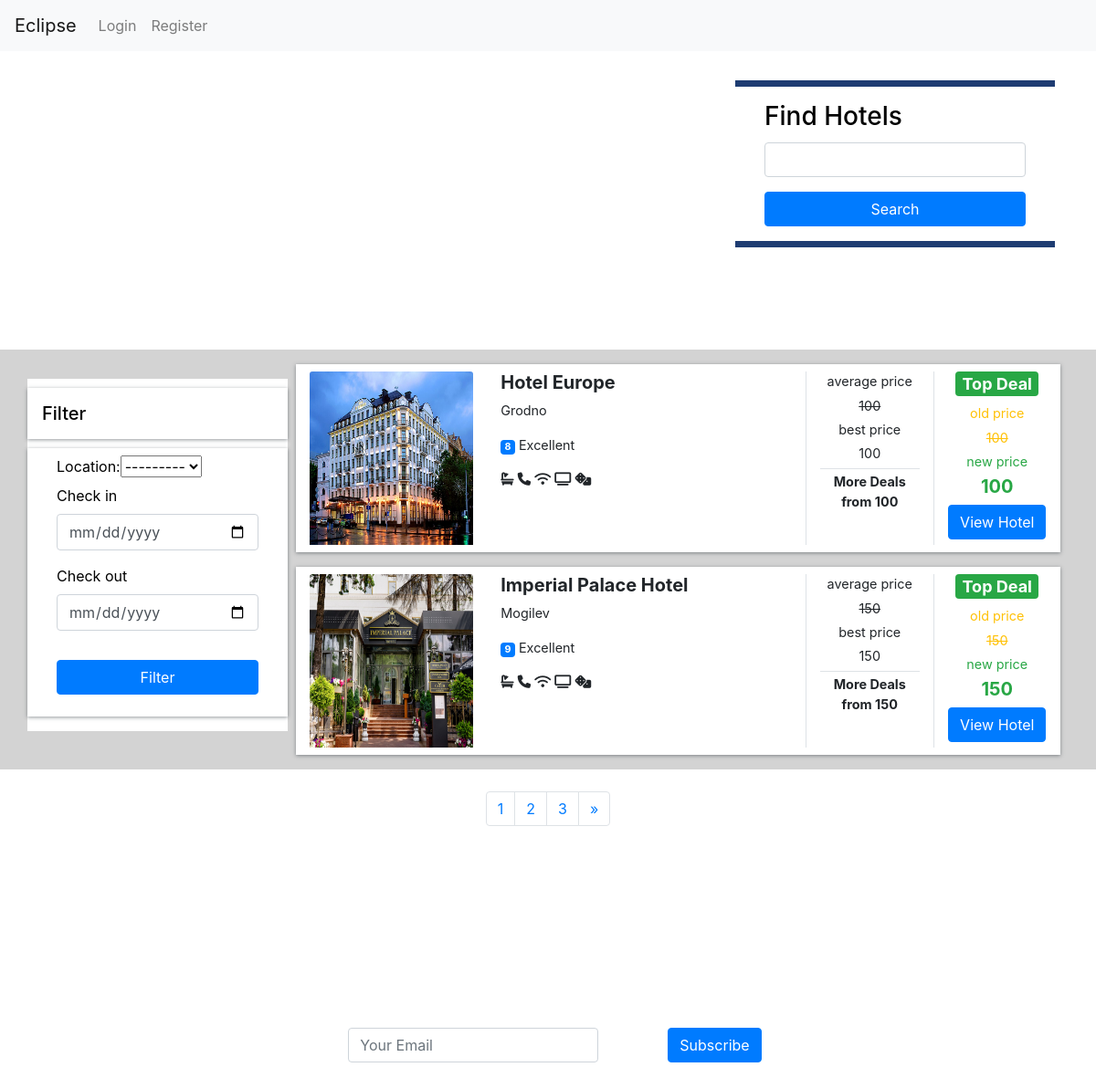
The page / on the database its author committed.
### agency/models.py (models this page shows, shortened)
class Hotel(models.Model):
    Cities = (
        ('Minsk', 'Minsk'),
        ('Brest', 'Brest'),
        ('Vitebsk', 'Vitebsk'),
        ('Mogilev', 'Mogilev'),
        ('Gomel', 'Gomel'),
        ('Grodno', 'Grodno'),
    )
    name = models.CharField(max_length=255)
    description = models.TextField()
    stars = models.IntegerField()
    location = models.CharField(max_length=10, choices=Cities)
    price = models.IntegerField(default=10)
    room_count = models.IntegerField(default=5)
    images = models.ImageField(upload_to="hotels/")

### agency/views.py (the view)
# urls.py: path('', views.hotel_list, name='hotel_list'),
def hotel_list(request):
    hotels = Hotel.objects.all()
    hotel_filter = HotelFilter(request.GET, queryset=hotels)
    pag = Paginator(Hotel.objects.all(), 2)
    page = request.GET.get('page')
    hotel = pag.get_page(page)
    return render(request, 'agency/hotel_list.html', {
        'hotels': hotels,
        'hotel': hotel,
        'hotel_filter': hotel_filter
    })

### agency/templates/agency/hotel_list.html (shortened to what this page needs)
{% extends 'agency/base.html' %}
{% block content %}
		<div class="container hotels-container">
			<div class="row mt-2 justify-content-between">
				<div class="col-md-8 text-white align-self-center mb-8 p-8">
					<h1>Eclipse </h1>
				</div>
				<div class="col-md-4">
					<div class=" form-card">
						<h3>Find Hotels</h3>
						<form method=POST action="{% url 'search_hotels' %}">
							<div class="row form-group">
								<div class="col-md-12">
									<input type="search" name="search" id="destination" class="form-control">
								</div>
							</div>
								<div class="row form-group">
									<div class="col-md-12">
										<input type="submit" class="btn btn-primary btn-block" value="Search">
									</div>
								</div>
						</form>
					</div>
				</div>
			</div>
		</div>
	<section class="search-container">
		<div class="container">
			<div class="row">
				<div class="col-lg-3">
					<div class="row mt-2 justify-content-between">
						<div class="filter-card">
							<h5>Filter</h5>
							<form action="get">
								{{ hotel_filter.form }}
								<div class="row form-group">
									<div class="col-md-12">
										<label for="mintopay">Check in</label>
										<p>
											<input type="date" name="checkin" id="checkin" class="form-control">
										</p>
									</div>
									<div class="col-md-12">
										<label for="maxtopay">Check out</label>
										<p>
											<input type="date" name="checkout" id="checkout" class="form-control">
										</p>
									</div>
								</div>
								<div class="row form-group">
									<div class="col-md-12">
										<button type="submit" class="btn btn-primary btn-block">Filter</button>
									</div>
								</div>
							</form>
						</div>
					</div>
				</div>
				<div class="col-lg-9  px-4">
					{% for hotel in hotel %}
					<div class="row search-card-result">
						<div class="col-md-3">
							<img class="card-img-top" src="{{hotel.images.url}}" alt="Card image cap">
						</div>
						<div class="col-md-5">
							<h5>{{ hotel.name }}</h5>
							<p>{{hotel.location}}</p>
							<p>
								<span class="badge badge-primary">{{hotel.stars}}</span> Excellent {{review.name}}</p>
							<p>
								<i class="fa fa-bath"></i>
								<i class="fa fa-phone"></i>
								<i class="fa fa-wifi"></i>
								<i class="fa fa-tv"></i>
								<i class="fas fa-dice"></i>
							</p>
						</div>
						<div class="col-md-2 border-left text-center more-offers">
							<p>average price</p>
							<p>
								<s>{{hotel.price}}</s>
							</p>
							<p>best price</p>
							<p>{{hotel.price}}</p>
							<p class="border-top additional">More Deals from {{hotel.price}}</p>
						</div>
						<div class="col-md-2 border-left text-center more-offers">
							<h4>
								<span class="badge badge-success">Top Deal</span>
							</h4>
							<div class="text-warning">
								<p>old price</p>
								<p>
									<s>{{hotel.price}}</s>
								</p>
							</div>
							<div class="text-success">
								<p>new price</p>
								<h5>{{hotel.price}}</h5>
							</div>
							<div><a class="btn btn-primary" href="{% url 'hotel_detail' pk=hotel.pk %}">View Hotel</a>
							</div>
						</div>
					</div>
					{% endfor %}
					</div>
				</div>
			</div>
	</section>
	<section class="py-4">
		<div class="container">
			<div class="row justify-content-center">
				<nav aria-label="Page navigation example">
					<ul class="pagination">
						<li class="page-item">
							<a class="page-link" href="?page=1">1</a>
						</li>
						<li class="page-item">
							<a class="page-link" href="?page=2">2</a>
						</li>
						<li class="page-item">
							<a class="page-link" href="?page=3">3</a>
						</li>
						{% if hotel.has_previous %}
						{% else %}
						<li class="page-item">
							<a class="page-link" href="?page={{ hotel.next_page_number }}" aria-label="Next">
								<span aria-hidden="true">&raquo;</span>
							</a>
						</li>
						{% endif %}
					</ul>
				</nav>
			</div>
		</div>
	</section>
	<section id="subscribe-panel">
		<div class="container">
			<div class="row">
				<div class="col-md-8 offset-md-2 text-center">
					<h2>Subscribe</h2>
				</div>
			</div>
			<div class="row">
				<div class="col-md-8 offset-md-2">
					<form class="form-inline justify-content-center">
						<div class="form-group mb-2 col-md-6 col-sm-6">
							<input type="email" class="form-control" id="email" placeholder="Your Email">
						</div>
						<button type="submit" class="btn btn-primary mb-2">Subscribe</button>
					</form>
				</div>
			</div>
		</div>
	</section>
 {% endblock %}

### agency/static/css/test.css (style rules this page uses)
body { font-family: "Lato", Arial, sans-serif; font-weight: 400; font-size: 16px; line-height: 1.7; background-image: url(https://wallpapercave.com/wp/wp4803756.jpg); background-size: cover; background-position: center; color: #777; }
nav { margin-bottom: 1rem; }
nav a { color: white; -webkit-transition: 0.5s; -o-transition: 0.5s; transition: 0.5s; }
.form-card { background: #fff; border-bottom: 7px solid #1e3c72; border-top: 7px solid #1e3c72; color: black; padding: 0 2rem; }
.form-card h3 { color: #000; padding: 1rem 0 0.1rem 0; }
#process h2, h3 { border-bottom: 2px solid #fff; color: #fff; margin: 1rem 0; padding: 0 0 1rem 0; }
#subscribe-panel { padding: 5rem 1rem; }
#subscribe-panel h2 { position: relative; margin-bottom: 10px; color: white; line-height: 1.5; font-size: 50px; font-weight: 300; }
.hotels-container { padding: 0.5rem 0 7rem 0; }
.search-container { background: #d3d3d3; }
.search-card-result { box-shadow: 0px 1px 4px rgba(41, 51, 57, 0.5); margin: 1rem 0; padding: 0.5rem 0; background-color: #fff; }
.search-card-result img { height: 190px; }
.search-card-result h5 { font-style: 1.1rem; font-weight: 700; }
.search-card-result p { font-size: 0.9rem; }
.search-card-result .more-offers p { margin-bottom: 0.3rem; }
.more-offers .additional { padding-top: 0.2rem; font-weight: 700; }
.filter-card { padding: 0; background: #fff; color: black; }
.filter-card h5 { margin: 10px 0; padding: 1rem; box-shadow: 0px 1px 4px rgba(41, 51, 57, 0.5); color: #000; }
.filter-card form { box-shadow: 0px 1px 4px rgba(41, 51, 57, 0.5); padding: 0.5rem 2rem; }

### rows shown on the page
Hotel: images (picture), name "Hotel Europe", location "Grodno", stars "8", price "100"
Hotel: images (picture), name "Imperial Palace Hotel", location "Mogilev", stars "9", price "150"
